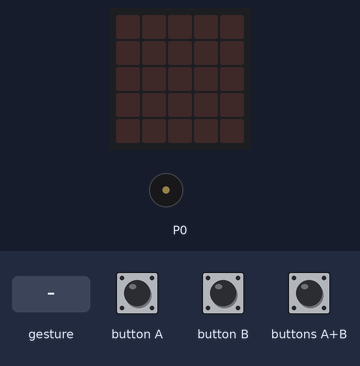
Bench run of a program on a simulated BBC micro:bit (MakeCode). Shown: the board's 5×5 LED display, buzzer (waves = sounding). The test bench sets the inputs (shaded band). Random numbers come from a fixed seed; a tilt is held for 1.5 s and a shake lasts 1 s, then the board lies face up again.

Above: at 1.2 s.
1.3 s: buttons A+B pressed for 0.15 s
At 1.9 s:
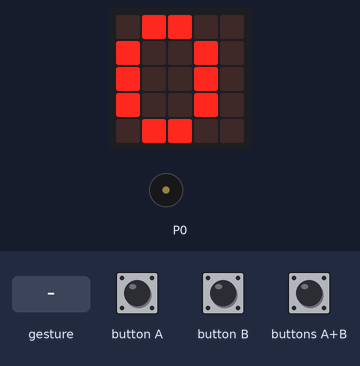
2.9 s: button B pressed for 0.15 s
At 3.4 s:
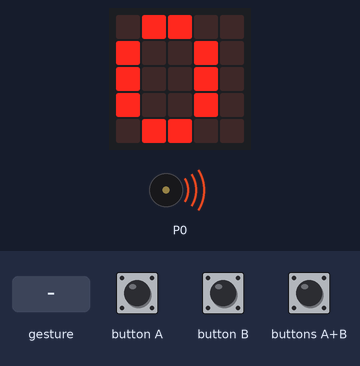
6.0 s: gesture 'shake'
At 7.1 s:
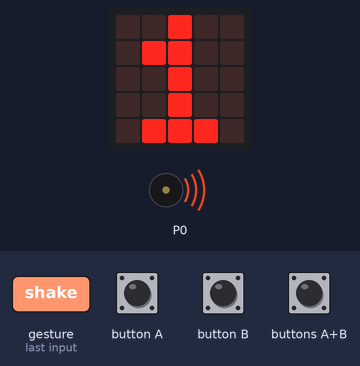
9.0 s: button B pressed for 0.15 s
12.0 s: gesture 'shake'
At 13.1 s:
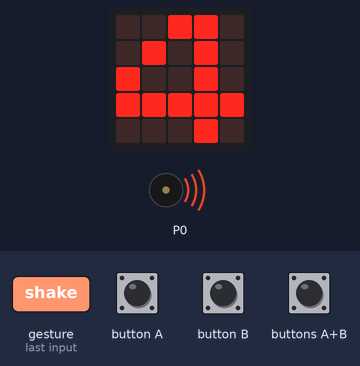
15.0 s: buttons A+B pressed for 1 s
At 16.6 s:
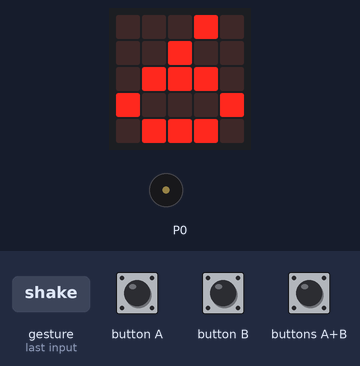
Timing chart, 0 to 18.1 s (numbered marks = the images above; inputs shaded):
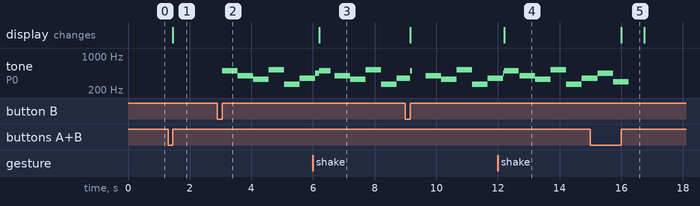

Measured:
- after the input at 1.3 s, the display: changes after 0.15 s (image 1)
- after the input at 2.9 s, tone on P0: plays 494 Hz for 0.51 s, 392 Hz for 0.51 s, 330 Hz for 0.51 s, 523 Hz for 0.51 s, 262 Hz for 0.51 s, 349 Hz for 0.42 s, starting after 0.15 s
- after the input at 6.0 s, the display: changes after 0.20 s (image 3)
- after the input at 12.0 s, the display: changes after 0.20 s (image 4)
- what the display in image 5 shows lasts 0.8 s, from 16.0 s to 16.8 s

The program:

main.ts
```typescript
let dado = 0
let n1 = 0
let n4 = 0
let dado1 = 0
let n2 = 0
let acumulafio = 0
let n3 = 0
let haqhs = 0
input.onGesture(Gesture.Shake, function () {
    dado = randint(1, 6)
    for (let index = 0; index < 8; index++) {
        music.playMelody("B G E C5 C F A D ", 120)
    }
    if (dado == 1) {
        basic.showLeds(`
            . . . . .
            . . . . .
            . . # . .
            . . . . .
            . . . . .
            `)
    } else if (dado == 2) {
        basic.showLeds(`
            # . . . .
            . . . . .
            . . . . .
            . . . . .
            . . . . #
            `)
    } else if (dado == 3) {
        basic.showLeds(`
            # . . . .
            . . . . .
            . . # . .
            . . . . .
            . . . . #
            `)
    } else if (dado == 4) {
        basic.showLeds(`
            # . . . #
            . . . . .
            . . . . .
            . . . . .
            # . . . #
            `)
    } else if (dado == 5) {
        basic.showLeds(`
            # . . . #
            . . . . .
            . . # . .
            . . . . .
            # . . . #
            `)
    } else if (dado == 6) {
        basic.showLeds(`
            # . # . #
            . . . . .
            . . . . .
            . . . . .
            # . # . #
            `)
    }
    if (n1 == 0) {
        n1 = dado
    } else if (n4 == 0) {
        n4 = dado
    }
})
input.onButtonPressed(Button.AB, function () {
    dado1 = n1 + n2
    acumulafio = dado1 + n3
    haqhs = acumulafio + n4
    basic.showNumber(haqhs)
    n2 = 0
    n1 = 0
    n3 = 0
    haqhs = 0
    dado1 = 0
    acumulafio = 0
})
input.onButtonPressed(Button.B, function () {
    acumulafio = randint(1, 6)
    dado = randint(1, 6)
    for (let index = 0; index < 8; index++) {
        music.playMelody("B G E C5 C F A D ", 120)
    }
    if (dado == 1) {
        basic.showNumber(1)
    } else if (dado == 2) {
        basic.showNumber(2)
    } else if (dado == 3) {
        basic.showNumber(3)
    } else if (dado == 4) {
        basic.showNumber(4)
    } else if (dado == 5) {
        basic.showNumber(5)
    } else if (dado == 6) {
        basic.showNumber(6)
    }
    if (n2 == 0) {
        n2 = dado
    } else if (n3 == 0) {
        n3 = dado
    }
})
```

test.ts
```typescript
// testes vão aqui; isto não será compilado quando este pacote for usado como uma extensão.
```
